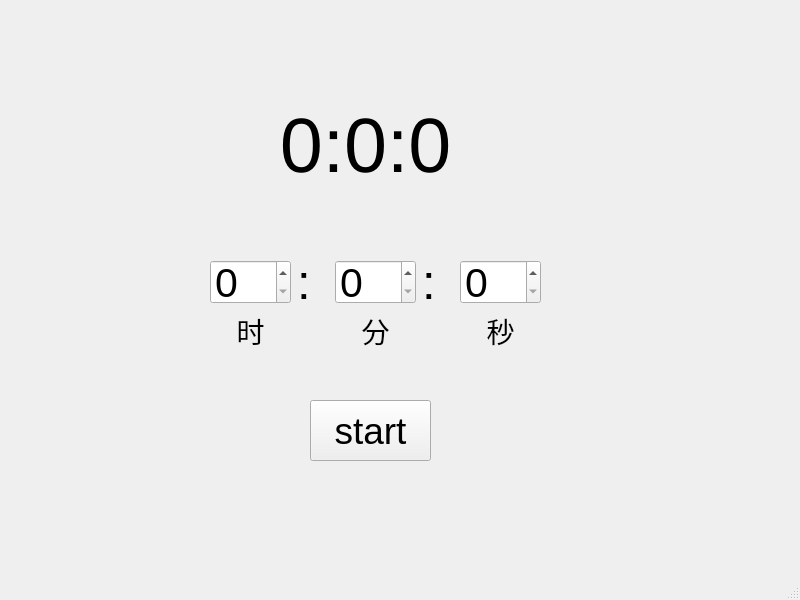
<?xml version="1.0" encoding="UTF-8"?>
<ui version="4.0">
 <class>MainWindow</class>
 <widget class="QMainWindow" name="MainWindow">
  <property name="geometry">
   <rect>
    <x>0</x>
    <y>0</y>
    <width>800</width>
    <height>600</height>
   </rect>
  </property>
  <property name="windowTitle">
   <string>MainWindow</string>
  </property>
  <widget class="QWidget" name="centralwidget">
   <widget class="QLabel" name="label_display">
    <property name="geometry">
     <rect>
      <x>140</x>
      <y>70</y>
      <width>451</width>
      <height>151</height>
     </rect>
    </property>
    <property name="font">
     <font>
      <pointsize>58</pointsize>
     </font>
    </property>
    <property name="text">
     <string>0:0:0</string>
    </property>
    <property name="alignment">
     <set>Qt::AlignCenter</set>
    </property>
   </widget>
   <widget class="QWidget" name="layoutWidget">
    <property name="geometry">
     <rect>
      <x>210</x>
      <y>260</y>
      <width>331</width>
      <height>92</height>
     </rect>
    </property>
    <layout class="QGridLayout" name="gridLayout">
     <item row="0" column="4">
      <widget class="QSpinBox" name="spinBox_second">
       <property name="font">
        <font>
         <pointsize>31</pointsize>
        </font>
       </property>
       <property name="maximum">
        <number>59</number>
       </property>
      </widget>
     </item>
     <item row="1" column="0">
      <widget class="QLabel" name="label">
       <property name="font">
        <font>
         <pointsize>21</pointsize>
        </font>
       </property>
       <property name="text">
        <string>时</string>
       </property>
       <property name="alignment">
        <set>Qt::AlignCenter</set>
       </property>
      </widget>
     </item>
     <item row="1" column="2">
      <widget class="QLabel" name="label_2">
       <property name="font">
        <font>
         <pointsize>21</pointsize>
        </font>
       </property>
       <property name="text">
        <string>分</string>
       </property>
       <property name="alignment">
        <set>Qt::AlignCenter</set>
       </property>
      </widget>
     </item>
     <item row="1" column="4">
      <widget class="QLabel" name="label_3">
       <property name="font">
        <font>
         <pointsize>21</pointsize>
        </font>
       </property>
       <property name="text">
        <string>秒</string>
       </property>
       <property name="alignment">
        <set>Qt::AlignCenter</set>
       </property>
      </widget>
     </item>
     <item row="0" column="0">
      <widget class="QSpinBox" name="spinBox_hour">
       <property name="font">
        <font>
         <pointsize>31</pointsize>
        </font>
       </property>
      </widget>
     </item>
     <item row="0" column="1">
      <widget class="QLabel" name="label_4">
       <property name="font">
        <font>
         <pointsize>37</pointsize>
        </font>
       </property>
       <property name="text">
        <string>:</string>
       </property>
      </widget>
     </item>
     <item row="0" column="3">
      <widget class="QLabel" name="label_5">
       <property name="font">
        <font>
         <pointsize>37</pointsize>
        </font>
       </property>
       <property name="text">
        <string>:</string>
       </property>
      </widget>
     </item>
     <item row="0" column="2">
      <widget class="QSpinBox" name="spinBox_minute">
       <property name="font">
        <font>
         <pointsize>31</pointsize>
        </font>
       </property>
       <property name="maximum">
        <number>59</number>
       </property>
      </widget>
     </item>
    </layout>
   </widget>
   <widget class="QPushButton" name="pushButton_start">
    <property name="geometry">
     <rect>
      <x>310</x>
      <y>400</y>
      <width>121</width>
      <height>61</height>
     </rect>
    </property>
    <property name="font">
     <font>
      <pointsize>28</pointsize>
     </font>
    </property>
    <property name="text">
     <string>start</string>
    </property>
   </widget>
  </widget>
  <widget class="QMenuBar" name="menubar">
   <property name="geometry">
    <rect>
     <x>0</x>
     <y>0</y>
     <width>800</width>
     <height>23</height>
    </rect>
   </property>
  </widget>
  <widget class="QStatusBar" name="statusbar"/>
 </widget>
 <resources/>
 <connections/>
</ui>
